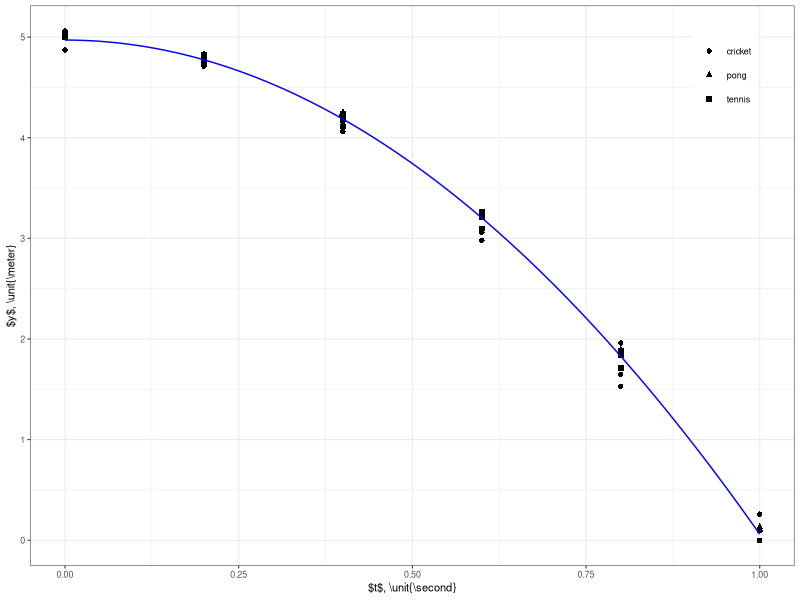

Recreate this plot in R.
library(ggplot2)
library(dplyr)

raw <- read.csv('position.csv',header=TRUE)
data <- tibble(raw)

ypred <- function(t_s){
  -4.91*t_s^2 + 4.97
}

# make figure 2 a plot of position vs time
fig <- ggplot(data) +
    geom_point(aes(x=t_s,y=y_m,shape=type)) +
    geom_function(fun=ypred,color='blue') + 
    ylab('$y$, \\unit{\\meter}') +
    xlab('$t$, \\unit{\\second}') +
    theme_bw(base_size=8) +
    theme(legend.position="inside",
	legend.position.inside=c(0.95,0.95),
	legend.justification.inside=c("right","top"),
	legend.title=element_blank())
ggsave('fig2.svg',plot=fig,width=3.4167,height=2,units="in")
    


# calculate model stuff
bloop <- mutate(data,tsquared=t_s^2)
model1 <- lm(y_m~tsquared,bloop)
model2 <- lm(y_m~tsquared:type,bloop)
print(anova(model1,model2))

# give groupwise anyway
cricket <- filter(bloop,type=='cricket')
tennis <- filter(bloop,type=='tennis')
pong <- filter(bloop,type=='pong')

print(summary(lm(y_m~tsquared,cricket)))
print(summary(lm(y_m~tsquared,tennis)))
print(summary(lm(y_m~tsquared,pong)))
